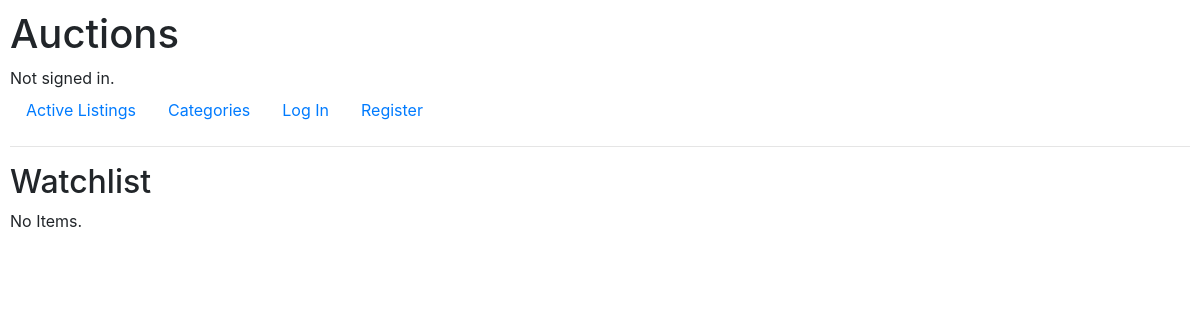
The page /4/watchlist on the database as committed earlier.
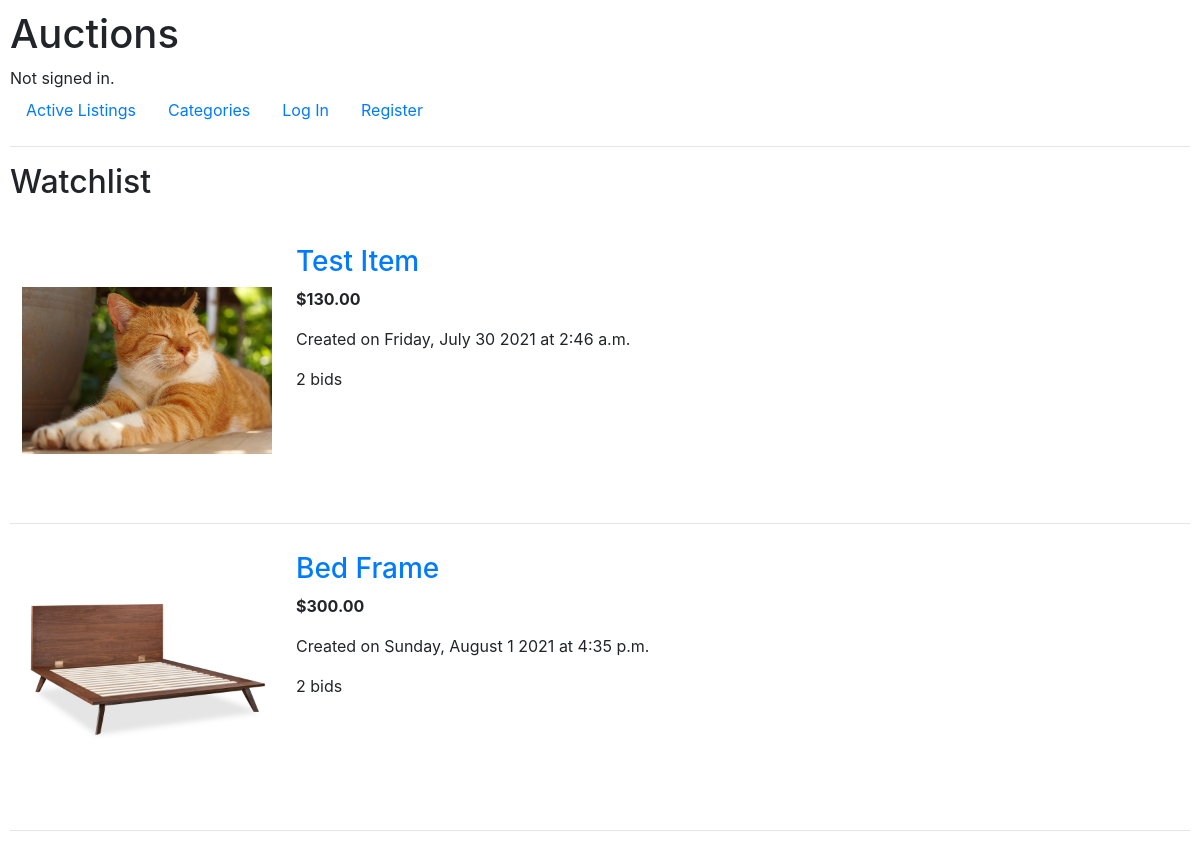
The same page on the database as committed later.
### auctions/models.py (models this page shows, shortened)
class AuctionItem(models.Model):
    title = models.CharField(max_length=64)
    description = models.TextField()
    current_price = models.DecimalField(max_digits=8, decimal_places=2)
    item_image = models.ImageField(
        upload_to=get_image_path,
        blank=True,
        null=True
    )
    category = models.ForeignKey(
        Category,
        on_delete=models.SET_NULL,
        blank=True,
        null=True,
        related_name='auction_items'
    )
    creator = models.ForeignKey(
        User,
        on_delete=models.CASCADE,
        related_name='auctions_created'
    )
    is_active = models.BooleanField(default=True)
    winner = models.ForeignKey(
        User,
        on_delete=models.SET_NULL,
        blank=True,
        null=True,
        related_name='auctions_won'
    )
    creation_date = models.DateTimeField(auto_now_add=True)

### auctions/views.py (the view)
# urls.py: path("<int:user_id>/watchlist", views.watchlist_view, name='watchlist_view')
def watchlist_view(request, user_id):
    user_qs = User.objects.filter(pk=user_id)
    if user_qs:
        user = user_qs.first()
        watchlist = user.watching.all()
        return render(request, "auctions/auction_list_view.html", {
            'auction_list': watchlist,
            'title': "Watchlist"
        })
    else:
        pass

### auctions/templates/auctions/auction_list_view.html (shortened to what this page needs)
{% extends 'auctions/layout.html' %}
{% block body %}
<h2>{{ title }}</h2>
{% if auction_list.count == 0 %}
<p>No Items.</p>
{% endif %}
{% for auction_item in auction_list %}
<div style="display: flex; flex-direction: row; justify-content: flex-start;">
    <div style="padding: 12px;">
        <img src="{{ auction_item.item_image.url }}" alt="Image Not Provided" width="250px" height="250px"
            style="object-fit: contain;">
    </div>
    <div style="padding: 12px;">
        <a href="{% url 'auction_view' auction_item.id %}">
            <h3>{{ auction_item.title }}</h3>
        </a>
        <p><strong>${{ auction_item.current_price }}</strong></p>
        <p>Created on {{ auction_item.creation_date|date:"l, F j Y" }} at {{ auction_item.creation_date|time }}</p>
        <p>{{ auction_item.bids.count }} bid{{ auction_item.bids.count|pluralize }}</p>
    </div>
</div>
<hr>
{% endfor %}
{% endblock %}

Rows that differ between the two databases and show on the page:
now on this page (row edited): AuctionItem: item_image (picture), title "Test Item", current_price "130.00", creation_date "Friday, July 30 2021", creation_date "2:46 a.m.", bids.count "2"
now on this page (row unchanged): AuctionItem: item_image (picture), title "Bed Frame", current_price "300.00", creation_date "Sunday, August 1 2021", creation_date "4:35 p.m.", bids.count "2"
Other text that changed with them:
text no longer shown: "No Items."
